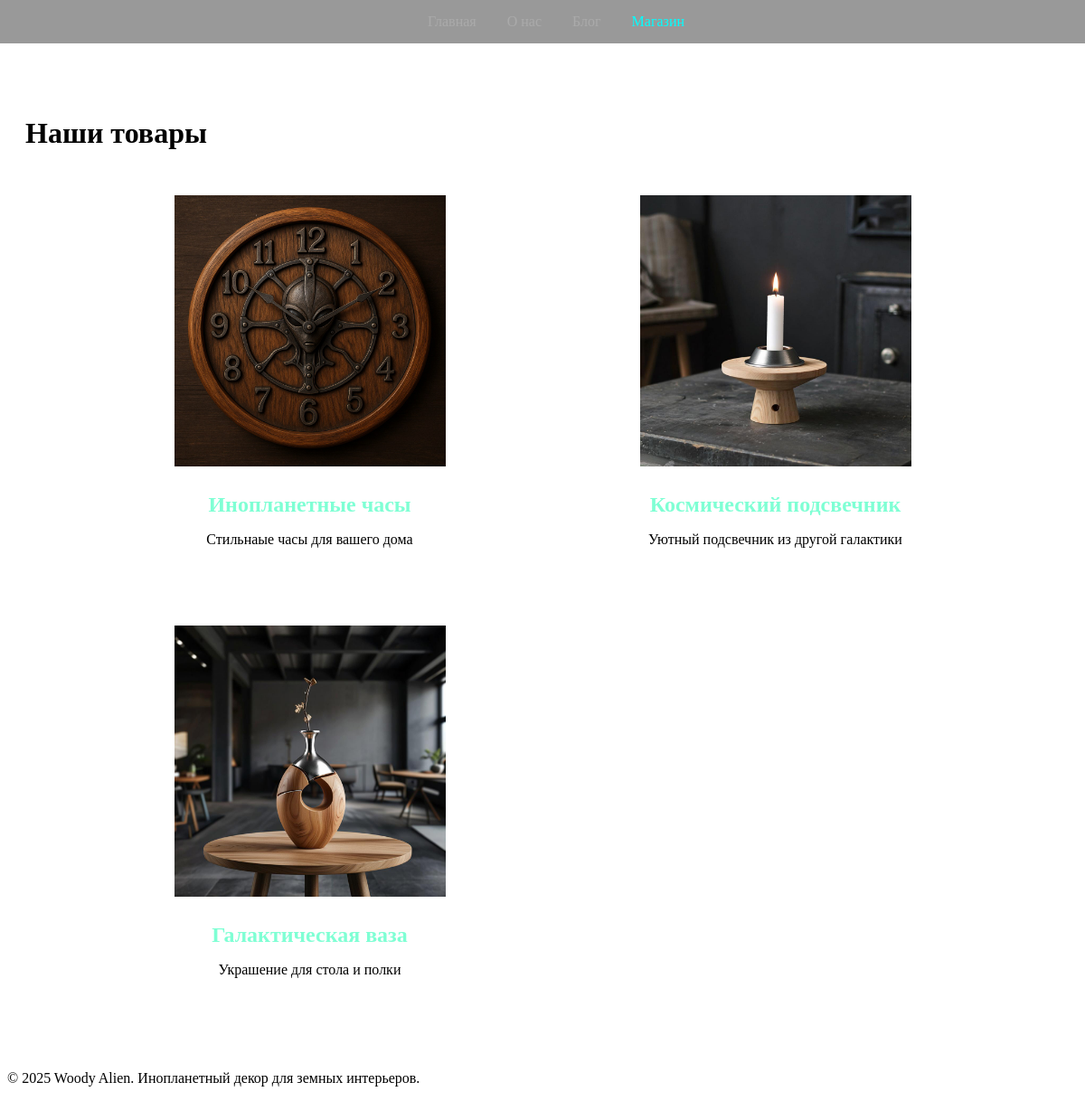
Page /shop on the committed database.
### db.py (models this page shows, shortened)
class Product(Base):
    __tablename__ = "products"
    id = Column(Integer, primary_key=True, index=True)
    name = Column(String, nullable=False)
    description = Column(Text, nullable=True)
    images = Column(Text, nullable=True)  # JSON список

### main.py (the view)
@app.get("/shop")
def shop(request: Request, db: Session = Depends(get_db)):
    products = db.query(Product).all()
    return templates.TemplateResponse("shop.html", {"request": request, "products": products, "active_page": "shop"})

### templates/shop.html (shortened to what this page needs)
{% extends "base.html" %}
{% block content %}
<h1>Наши товары</h1>
<div class="shop-grid">
  {% for product in products %}
    <div class="shop-card">
      <a href="/shop/{{ product.id }}">
        <img src="{{ url_for('static', path='images/' + product.get_images()[0]) }}" alt="{{ product.name }}">
      </a>
      <h2>{{ product.name }}</h2>
      <p>{{ product.description[:100] }}{% if product.description|length > 100 %}…{% endif %}</p>
    </div>
  {% endfor %}
</div>
{% endblock %}

### templates/base.html (shortened to what this page needs)
<!DOCTYPE html>
<html lang="ru">
<head>
    <link rel="stylesheet" href="{{ url_for('static', path='styles.css') }}">
    <link rel="stylesheet" href="https://cdn.jsdelivr.net/npm/swiper@9/swiper-bundle.min.css"/>
</head>
<body>
    <header id="header">
        <nav>
            <a href="/" class="{% if active_page=='index' %}active{% endif %}">Главная</a>
            <a href="/about" class="{% if active_page=='about' %}active{% endif %}">О нас</a>
            <a href="/blog" class="{% if active_page=='blog' %}active{% endif %}">Блог</a>
            <a href="/shop" class="{% if active_page=='shop' %}active{% endif %}">Магазин</a>
        </nav>
    </header>
    <main>
        {% block content %}{% endblock %}
    </main>
    <footer>
        <p>© 2025 Woody Alien. Инопланетный декор для земных интерьеров.</p>
    </footer>
</body>
</html>

### static/styles.css (style rules this page uses)
header { position: fixed; top: 0; left: 0; width: 100%; padding: 15px; background: rgba(0,0,0,0.4); backdrop-filter: blur(6px); transition: background 0.3s ease; z-index: 1000; }
nav { text-align: center; }
nav a { color: #aaa; margin: 0 15px; text-decoration: none; transition: color 0.2s; }
nav a.active, nav a:hover { color: #00ffff; }
main { padding: 100px 20px 20px; }
.shop-grid { display: grid; grid-template-columns: repeat(2, 1fr); gap: 30px; margin: 30px auto; max-width: 1000px; }
.shop-card { background: rgba(255,255,255,0.05); border-radius: 12px; padding: 20px; text-align: center; }
.shop-card img { width: 100%; height: 300px; object-fit: contain; border-radius: 12px; margin-bottom: 15px; }
.shop-card h2 { margin: 10px 0; color: #7fffd4; }

### rows in the picture
Product: shows a picture, name "Инопланетные часы", description "Стильнаые часы для вашего дома"
Product: shows a picture, name "Космический подсвечник", description "Уютный подсвечник из другой галактики"
Product: shows a picture, name "Галактическая ваза", description "Украшение для стола и полки"
